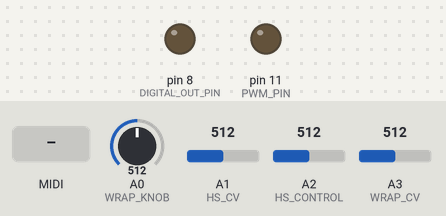
The sketch below on a simulated Arduino Uno, built with avr-gcc and run on an emulated ATmega328P. Shown: output pins drawn as LEDs (lit = HIGH). The inputs (shaded band) are chosen by the test bench; at power-on: A0 (WRAP_KNOB) = 512, A1 (HS_CV) = 512, A2 (HS_CONTROL) = 512, A3 (WRAP_CV) = 512. MIDI output is not drawn.

Above: at 0.15 s.
Timing chart, 0 to 0.2 s (numbered marks = the images above; inputs shaded):
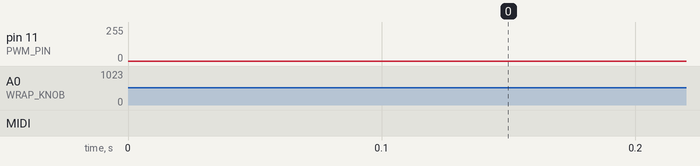

The sketch:

tri-shape.ino
```cpp
// (licence header left out)
//the libraries we use
#include <avr/io.h>
#include <avr/interrupt.h>
#include <avr/pgmspace.h>
// added MIDI library
#include <MIDI.h>
// added ramp library for portamento
#include <Ramp.h>

//variables
uint16_t phase_accumulator;
uint16_t treated_phase;
uint16_t phase_inc = 1;
bool flip = false;
uint16_t wrap = 1;
uint16_t output = 127;
uint16_t last_out = 127;
uint16_t phase_dist_amount = 0;
uint16_t drive_factor = 0;
uint16_t d_mix_l = 0;
uint16_t d_mix_r = 0;
const uint16_t quarter_max_int = 16383;
// try setting up a counter for the loop function
//byte count = 0;
// for portamento
bool port = false;
uint16_t portTime = 0;
rampInt portRamp;

// set up a global variable for midi note information. set C1 as the minimum midi note, 84 is max to retain roughly the original pitch range
uint16_t midinote = 0;

// Map inputs
#define HS_CONTROL      (A2)
#define HS_CV   (A1)
#define WRAP_KNOB     (A0)
#define WRAP_CV     (A3)

// Changing these will also requires rewriting setup()
//    Output is on pin 11
#define PWM_PIN       11
#define PWM_VALUE     OCR2A
#define LED_PORT      PORTB
#define LED_BIT       5
// this line added for digital output
#define DIGITAL_OUT_PIN 8
#define PWM_INTERRUPT TIMER2_OVF_vect

// added this line to create MIDI default instance
MIDI_CREATE_DEFAULT_INSTANCE();

//maps to samples of phase increase each time we output a new value
//this might need tuning in the future
//table mapping desired phase increase per sample
const uint16_t freqTable[] PROGMEM = {
69,   69,   69,   69,   70,   70,   70,   70,   70,   71,   71,   71,   71,   72,   72,
72,   72,   73,   73,   73,   73,   74,   74,   74,   74,   75,   75,   75,   75,   76,
76,   76,   76,   77,   77,   77,   77,   78,   78,   78,   79,   79,   79,   79,   80,
80,   80,   80,   81,   81,   81,   82,   82,   82,   82,   83,   83,   83,   83,   84,
84,   84,   85,   85,   85,   85,   86,   86,   86,   87,   87,   87,   88,   88,   88,
88,   89,   89,   89,   90,   90,   90,   91,   91,   91,   91,   92,   92,   92,   93,
93,   93,   94,   94,   94,   95,   95,   95,   96,   96,   96,   97,   97,   97,   98,
98,   98,   99,   99,   99,   100,  100,  100,  101,  101,  101,  102,  102,  102,  103,
103,  103,  104,  104,  104,  105,  105,  105,  106,  106,  107,  107,  107,  108,  108,
108,  109,  109,  109,  110,  110,  111,  111,  111,  112,  112,  112,  113,  113,  114,
114,  114,  115,  115,  116,  116,  116,  117,  117,  117,  118,  118,  119,  119,  119,
120,  120,  121,  121,  122,  122,  122,  123,  123,  124,  124,  124,  125,  125,  126,
126,  127,  127,  127,  128,  128,  129,  129,  130,  130,  130,  131,  131,  132,  132,
133,  133,  134,  134,  135,  135,  135,  136,  136,  137,  137,  138,  138,  139,  139,
140,  140,  141,  141,  142,  142,  142,  143,  143,  144,  144,  145,  145,  146,  146,
147,  147,  148,  148,  149,  149,  150,  150,  151,  151,  152,  152,  153,  154,  154,
155,  155,  156,  156,  157,  157,  158,  158,  159,  159,  160,  160,  161,  161,  162,
163,  163,  164,  164,  165,  165,  166,  166,  167,  168,  168,  169,  169,  170,  170,
171,  172,  172,  173,  173,  174,  175,  175,  176,  176,  177,  178,  178,  179,  179,
180,  181,  181,  182,  182,  183,  184,  184,  185,  186,  186,  187,  187,  188,  189,
189,  190,  191,  191,  192,  193,  193,  194,  195,  195,  196,  197,  197,  198,  199,
199,  200,  201,  201,  202,  203,  203,  204,  205,  205,  206,  207,  207,  208,  209,
210,  210,  211,  212,  212,  213,  214,  215,  215,  216,  217,  218,  218,  219,  220,
220,  221,  222,  223,  223,  224,  225,  226,  227,  227,  228,  229,  230,  230,  231,
232,  233,  234,  234,  235,  236,  237,  238,  238,  239,  240,  241,  242,  242,  243,
244,  245,  246,  247,  247,  248,  249,  250,  251,  252,  252,  253,  254,  255,  256,
257,  258,  259,  259,  260,  261,  262,  263,  264,  265,  266,  267,  267,  268,  269,
270,  271,  272,  273,  274,  275,  276,  277,  278,  278,  279,  280,  281,  282,  283,
284,  285,  286,  287,  288,  289,  290,  291,  292,  293,  294,  295,  296,  297,  298,
299,  300,  301,  302,  303,  304,  305,  306,  307,  308,  309,  310,  311,  312,  314,
315,  316,  317,  318,  319,  320,  321,  322,  323,  324,  325,  327,  328,  329,  330,
331,  332,  333,  334,  335,  337,  338,  339,  340,  341,  342,  344,  345,  346,  347,
348,  349,  351,  352,  353,  354,  355,  357,  358,  359,  360,  361,  363,  364,  365,
366,  368,  369,  370,  371,  373,  374,  375,  376,  378,  379,  380,  382,  383,  384,
385,  387,  388,  389,  391,  392,  393,  395,  396,  397,  399,  400,  401,  403,  404,
405,  407,  408,  410,  411,  412,  414,  415,  417,  418,  419,  421,  422,  424,  425,
427,  428,  429,  431,  432,  434,  435,  437,  438,  440,  441,  443,  444,  446,  447,
449,  450,  452,  453,  455,  456,  458,  460,  461,  463,  464,  466,  467,  469,  471,
472,  474,  475,  477,  479,  480,  482,  484,  485,  487,  488,  490,  492,  493,  495,
497,  498,  500,  502,  504,  505,  507,  509,  510,  512,  514,  516,  517,  519,  521,
523,  524,  526,  528,  530,  532,  533,  535,  537,  539,  541,  542,  544,  546,  548,
550,  552,  554,  555,  557,  559,  561,  563,  565,  567,  569,  571,  573,  575,  577,
579,  580,  582,  584,  586,  588,  590,  592,  594,  596,  598,  600,  602,  605,  607,
609,  611,  613,  615,  617,  619,  621,  623,  625,  627,  630,  632,  634,  636,  638,
640,  642,  645,  647,  649,  651,  653,  656,  658,  660,  662,  665,  667,  669,  671,
674,  676,  678,  681,  683,  685,  687,  690,  692,  695,  697,  699,  702,  704,  706,
709,  711,  714,  716,  718,  721,  723,  726,  728,  731,  733,  736,  738,  741,  743,
746,  748,  751,  753,  756,  758,  761,  764,  766,  769,  771,  774,  777,  779,  782,
784,  787,  790,  793,  795,  798,  801,  803,  806,  809,  812,  814,  817,  820,  823,
825,  828,  831,  834,  837,  839,  842,  845,  848,  851,  854,  857,  860,  862,  865,
868,  871,  874,  877,  880,  883,  886,  889,  892,  895,  898,  901,  904,  907,  910,
914,  917,  920,  923,  926,  929,  932,  935,  939,  942,  945,  948,  951,  955,  958,
961,  964,  968,  971,  974,  978,  981,  984,  988,  991,  994,  998,  1001, 1004, 1008,
1011, 1015, 1018, 1022, 1025, 1028, 1032, 1035, 1039, 1042, 1046, 1050, 1053, 1057, 1060,
1064, 1067, 1071, 1075, 1078, 1082, 1086, 1089, 1093, 1097, 1100, 1104, 1108, 1112, 1115,
1119, 1123, 1127, 1131, 1135, 1138, 1142, 1146, 1150, 1154, 1158, 1162, 1166, 1170, 1174,
1178, 1182, 1186, 1190, 1194, 1198, 1202, 1206, 1210, 1214, 1218, 1222, 1226, 1231, 1235,
1239, 1243, 1247, 1252, 1256, 1260, 1264, 1269, 1273, 1277, 1282, 1286, 1290, 1295, 1299,
1303, 1308, 1312, 1317, 1321, 1326, 1330, 1335, 1339, 1344, 1348, 1353, 1357, 1362, 1367,
1371, 1376, 1381, 1385, 1390, 1395, 1399, 1404, 1409, 1414, 1418, 1423, 1428, 1433, 1438,
1443, 1448, 1452, 1457, 1462, 1467, 1472, 1477, 1482, 1487, 1492, 1497, 1502, 1508, 1513,
1518, 1523, 1528, 1533, 1538, 1544, 1549, 1554, 1559, 1565, 1570, 1575, 1581, 1586, 1591,
1597, 1602, 1608, 1613, 1619, 1624, 1630, 1635, 1641, 1646, 1652, 1657, 1663, 1669, 1674,
1680, 1686, 1691, 1697, 1703, 1709, 1714, 1720, 1726, 1732, 1738, 1744, 1750, 1756, 1762,
1768, 1774, 1780, 1786, 1792, 1798, 1804, 1810, 1816, 1822, 1828, 1835, 1841, 1847, 1853,
1860, 1866, 1872, 1879, 1885, 1891, 1898, 1904, 1911, 1917, 1924, 1930, 1937, 1943, 1950,
1956, 1963, 1970, 1976, 1983, 1990, 1997, 2003, 2010, 2017, 2024, 2031, 2037, 2044, 2051,
2058, 2065, 2072, 2079, 2086, 2093, 2101, 2108, 2115, 2122, 2129, 2136, 2144, 2151, 2158,
2165, 2173, 2180, 2188
};

//maps midi note to indexes in freqTable
//this might need tuning in the future
//table mapping midi values measured to phase increase per sample
const uint16_t midiTable[] PROGMEM = {
0,    17,   33,   51,   66,   86,   101,  119,  136,  153,  169,  187,  205,  221,  238,
255,  273,  290,  307,  325,  341,  359,  375,  393,  410,  427,  444,  461,  478,  495,
512,  529,  546,  563,  581,  597,  615,  631,  649,  666,  683,  699,  717,  734,  751,
768,  785,  802,  819,  836,  853,  870,  888,  904,  922,  939,  956,  973,  990, 1007,
1023
};

uint16_t mapMIDI(uint16_t input)
{
  //return pgm_read_word_near(midiTable + input);
	return pgm_read_word_near(freqTable + pgm_read_word_near(midiTable + input));
}

uint16_t mapFreq(uint16_t input)
{
  return pgm_read_word_near(freqTable + input);
}

// added this function to handle MIDI noteOn information
void handleNoteOn(byte channel, byte pitch, byte velocity)
{
    digitalWrite(DIGITAL_OUT_PIN, HIGH);

    // limit ourselves to the original pitch range, subtract out 24 (the low end of the range) so we get an index into phase increase table
    midinote = max( 24, min( 84, pitch ) ) - 24;
    // to make sure we won't overflow: minimum value of the above is 0 (maximum of either 24 or x is at least 24, 24-24 = 0)
    //                                maximum value of the above is 60 (minimum of either 84 or pitch is at most 84, 84-24 = 60, so the 61st entry in pitch table)
    if (port) {
      portRamp.go(mapMIDI(midinote), portTime, LINEAR, ONCEFORWARD);
      }
    else {
      portRamp.go(mapMIDI(midinote));
    }
}

// added this function to handle MIDI noteOff information
void handleNoteOff(byte channel, byte pitch, byte velocity)
{
    digitalWrite(DIGITAL_OUT_PIN, LOW);
    // Note that NoteOn messages with 0 velocity are interpreted as NoteOffs.
}

// control change
void handleControlChange(byte channel, byte num, byte val)
{
  if ((num == 5) && (channel == 9)) {
      if (val == 0) {
        port = false;
      }
      else {
        port = true;
        portTime = 20 * val;
      }
    }
}

//sets up pins and configures the samplerate and frequency of the PWM output
void setup()
{
  //set up digital output pin
  pinMode(DIGITAL_OUT_PIN, OUTPUT);

	TCCR2A = _BV(COM2A1) | _BV(WGM20);
	TCCR2B = _BV(CS20);
	TIMSK2 = _BV(TOIE2);
	pinMode(PWM_PIN,OUTPUT);
	PWM_VALUE = 127;

  //Added for MIDI implementation:
  // Initiate MIDI communications, listen to omni
  MIDI.begin(MIDI_CHANNEL_OMNI);
  //Serial.begin(31250);

  // Connect the handleNoteOn function to the library,
  // so it is called upon reception of a NoteOn.
  MIDI.setHandleNoteOn(handleNoteOn);  // Put only the name of the function

  // Do the same for NoteOffs
  MIDI.setHandleNoteOff(handleNoteOff);

  // for portamento
  // set up ramp grain to 1 ms
  MIDI.setHandleControlChange(handleControlChange);
  portRamp.setGrain(1);
  portRamp.go(mapMIDI(midinote));

  // set up phase_inc
  phase_inc = portRamp.update();
}

//reads modulation inputs
void loop()
{
  //added to read MIDI information
  MIDI.read();
	// the following is commented out because we won't be using the original pitch determination method
	//calculate the pitch
	//int pwmv = min( 1023,  analogRead(PITCH_CV) + analogRead(PITCH_KNOB));
  phase_inc = portRamp.update();

  //read the control for wave-folding
  wrap =  min( 64 + (min( 1023,  analogRead(WRAP_CV) + analogRead(WRAP_KNOB)) >> 1), 511);
  phase_dist_amount = min( 1023,  analogRead(HS_CV) + analogRead(HS_CONTROL)) >> 2;
}

SIGNAL(PWM_INTERRUPT)
{
	//increase the phase
	phase_accumulator += phase_inc;

	//hard sync & phase distortion
	treated_phase = phase_accumulator >> 8;
	drive_factor = treated_phase * phase_dist_amount;
	drive_factor >>= 8;
	d_mix_l = 3 * treated_phase * drive_factor;
	d_mix_r = (treated_phase * (255 - phase_dist_amount));
	treated_phase = d_mix_l + d_mix_r;

	//make the phase distortion line up with the triangle wave
	treated_phase += quarter_max_int;

	//2nd half of the phase will be the negative part of the cycle
	flip = treated_phase & 0b1000000000000000;

	//turn the phase acumulator into 4 up-ramps
	output = (treated_phase &  0b0011111111111111);
	//get these into 7 bit range. "flip" will be the 8th bit of the output
	output = output >> 7;
	//invert the 2nd and 4th of our 4 up-ramps to create our triangle wave
	if (treated_phase & 0b0100000000000000) output = (uint16_t)127 - output;

	//amplify the signal for the wave-wrapping
	output *= flip?wrap:max(wrap>>1, 64);
	output = output >> 6;
	//detect whether folding will be more involved than inverting the range
	//from 128 to 254
	if (output & 0b1111111100000000)
	{
		//values between 255 and 511 fold back past the "0" line
		if (output & 0b0000000100000000) flip = !flip;
		//mask out bits beyond which the process just repeats
		output &= 0b0000000011111111;
	}
	//actual folding
	if (output > (uint16_t)127)
	{
		output = 127 - (output & 0b0000000001111111);
	}

	if (output >  (uint16_t)127) output = (uint16_t)127;

	//turn our 7bit unipolar value into a 8bit bipolar one
	if ( flip ) output = (uint16_t)127 - output;
	else output += (uint16_t)127;

	//slight amount of smoothing, with an extra amount of emphasis on smoothing out the edge caused by the hard-sync
	if (phase_accumulator > phase_inc) output = (output + last_out + last_out + last_out) >> 2;
	else output = (output + last_out) >> 1;
	last_out = output;

	//write out the output
	PWM_VALUE = output;
}
```
